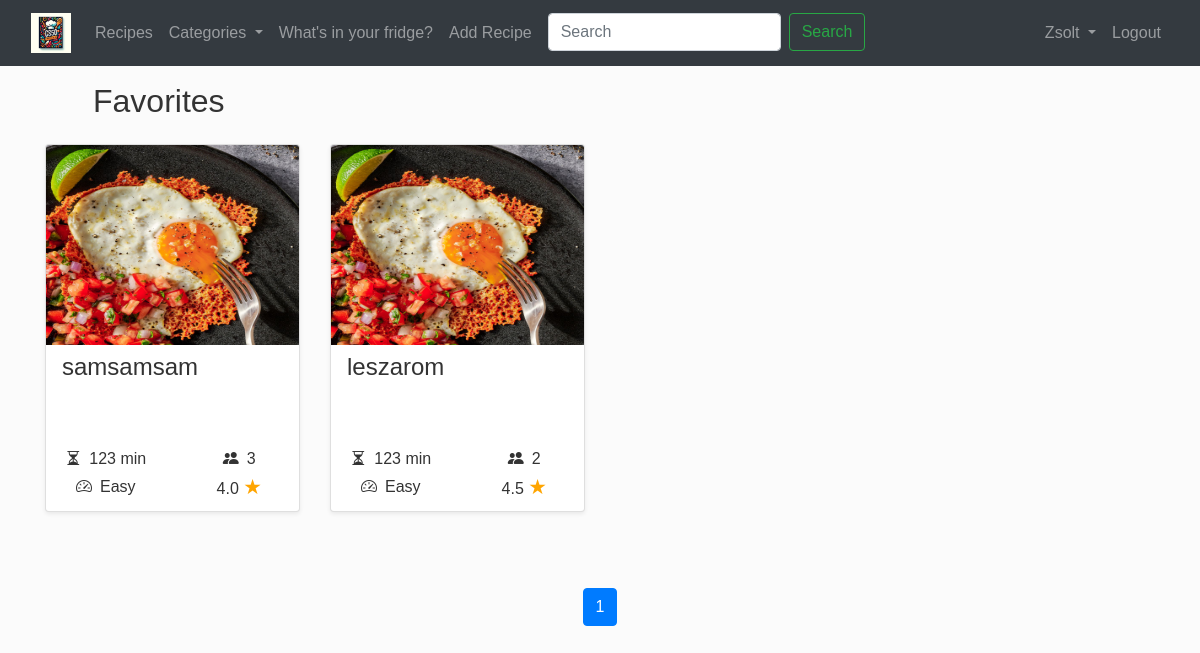
Screenshot of /favorites/ (signed in) with the database file from the repository.
### recepies/models.py (models this page shows, shortened)
class Recipe(models.Model):
  title = models.CharField(max_length=128)
  serving = models.PositiveIntegerField()
  preparation_time = models.PositiveIntegerField()
  difficulty = models.CharField(
    max_length=6,
    choices=DifficultyLevel.choices,
    default=DifficultyLevel.EASY
  )
  raw_ingredients = models.TextField(help_text="List ingredients as free text.")
  ingredients = models.ManyToManyField(Ingredient, related_name='recipes')
  preparation = models.TextField()
  image = models.ImageField(upload_to='recepies/', null=True, blank=True)
  categories = models.ManyToManyField(Category, related_name='recipes')
  ratings = models.JSONField(default=dict)
  average_rating = models.FloatField(default=0.0)
  created_at = models.DateTimeField(auto_now_add=True)
  creator = models.ForeignKey(User, on_delete=models.CASCADE, related_name="creator_recipe")
  comments = models.ManyToManyField('Comment', related_name="comments_on_recipe", blank=True)

### recepies/views.py (the view)
# urls.py: path('favorites/', views.list_favorites, name='favorites'),
def list_favorites(request):
    categories = Category.objects.all()
    favorites = Favorite.objects.filter(user=request.user).select_related('recipe')
    paginated_favorites, page_range, last_two_pages = paginate_with_page_range(request, [fav.recipe for fav in favorites], per_page=12)
    return render(request, 'recepies/favorites.html', {
        'categories': categories,
        'recipes': paginated_favorites,
        'page_range': page_range,
        'last_two_pages': last_two_pages,
        })

### recepies/utils.py (called while the page is built)
def paginate_with_page_range(request, queryset, per_page):
    paginator = Paginator(queryset, per_page)
    page = request.GET.get('page')
    try:
        paginated_queryset = paginator.page(page)
    except PageNotAnInteger:
        paginated_queryset = paginator.page(1)
    except EmptyPage:
        paginated_queryset = paginator.page(paginator.num_pages)
    current_page = paginated_queryset.number
    last_page = paginator.num_pages
    window = 2
    start_page = max(current_page - window, 1)
    end_page = min(current_page + window, last_page) + 1
    page_range = range(start_page, end_page)
    if last_page > 2:
        last_two_pages = range(last_page - 1, last_page + 1)
    else:
        last_two_pages = range(1, last_page + 1)
    return paginated_queryset, page_range, last_two_pages

### recepies/templates/recepies/favorites.html
{% extends "recepies/layout.html" %} {% block content %}
<h2 class="pl-5 mb-4">Favorites</h2>
{% include "recepies/recipe_cards.html" with object_list=recipes %}
{% include "recepies/pagination.html" with object_list=recipes %}
{% endblock %}

### recepies/templates/recepies/layout.html (shortened to what this page needs)
{% load static %}
<!DOCTYPE html>
<html lang="en" >
  <head>
    <link
      rel="stylesheet"
      href="https://stackpath.bootstrapcdn.com/bootstrap/4.4.1/css/bootstrap.min.css"
    />
    <link rel="stylesheet" href="https://cdnjs.cloudflare.com/ajax/libs/font-awesome/6.5.1/css/all.min.css" />
    <link href="https://cdn.jsdelivr.net/npm/bootstrap-icons@1.9.1/font/bootstrap-icons.css" rel="stylesheet">
    <link href="{% static 'recepies/style.css' %}" rel="stylesheet" />
  </head>
  <body>
    <nav class="navbar navbar-expand-lg navbar-dark bg-dark">
        <div class="container-fluid">
            <a class="navbar-brand" href="{% url 'index' %}">
                <img src="{% static 'recepies/Colorful_book.webp' %}" alt="Logo" style="height: 40px;">
            </a>
            <div class="collapse navbar-collapse" id="navbarNav">
                <ul class="navbar-nav me-auto">
                    <li class="nav-item">
                        <a class="nav-link" href="{% url 'index' %}">Recipes</a>
                    </li>
                    <li class="nav-item dropdown">
                        <a class="nav-link dropdown-toggle" href="#" id="navbarDropdownMenuLink" role="button" data-toggle="dropdown" aria-haspopup="true" aria-expanded="false">
                            Categories
                        </a>
                    </li>
                        <li class="nav-item">
                            <a class="nav-link" href="{% url 'your_fridge' %}">What's in your fridge?</a>
                        </li>
                        {% if user.is_authenticated %}
                            <li class="nav-item">
                                <a class="nav-link" href="{% url 'recipe_add' %}">Add Recipe</a>
                            </li>
                        {% endif %}
                        <li class="nav-item">
                            <form action="{% url 'search' %}" method="get" class="d-flex">
                                <input  name="query" class="form-control ml-2 search-input" type="search" placeholder="Search" aria-label="Search">
                                <button class="btn btn-outline-success ml-2 my-sm-0" type="submit">Search</button>
                            </form>
                        </li>
                    </ul>
                    <ul class="navbar-nav ml-auto">
                        {% if user.is_authenticated %}
                        <li class="nav-item dropdown">
                            <a class="nav-link dropdown-toggle" href="#" id="navbarDropdownMenuLink" role="button" data-toggle="dropdown" aria-haspopup="true" aria-expanded="false">
                                {{ user.username }}
                            </a>
                        </li>
                        <li class="nav-item">
                            <a class="nav-link" href="{% url 'logout' %}">Logout</a>
                        </li>
                    {% endif %}
                </ul>
            </div>
        </div>
    </nav>
    <div class="container  mt-3">
        {% block content %}
        {% endblock %}
    </div>
  </body>
</html>

### recepies/templates/recepies/recipe_cards.html (shortened to what this page needs)
{% if not object_list %}
<p class="ml-5">No recipes yet.</p>
{% else %}
<div class="row pb-5 mb-1">
  {% for recipe in object_list%}
  <div class="col-lg-3 col-md-6 mb-4 mb-lg-0">
    <div class="card shadow-sm border-2 rounded mb-4">
      <div class="card-body p-0">
        <img
          class="w-100 card-img-top img-fluid"
          src="{{ recipe.image.url }}"
          alt="{{ recipe.title }}"
          style="width: 300px; height: 200px;"
        />
        <div class="p-2">
          <h4 class="card-title mb-4 pl-2"  style="height: 70px;">{{ recipe.title|truncatechars:30 }}</h4>
          <div class="row ">
              <div class="col-6 d-flex align-items-center justify-content-center">
                  <i class="bi bi-hourglass-split"></i>
                  <span class="ml-2">{{ recipe.preparation_time }} min</span>
              </div>
              <div class="col-6 d-flex align-items-center justify-content-center">
                  <i class="bi bi-people-fill"></i>
                  <span class="ml-2">{{ recipe.serving }}</span>
              </div>
              <div class="col-6 d-flex align-items-center justify-content-center">
                  <i class="bi bi-speedometer2"></i>
                  <span class="ml-2">{{ recipe.difficulty }}</span>
              </div>
              <div class="col-6 d-flex align-items-center justify-content-center">
                  <p class="mb-0">{{ recipe.average_rating|floatformat:1 }} <span class="star-orange" style="font-size: 1.3rem">&#9733;</span></p>
              </div>
          </div>
        </div>
      </div>
    </div>
  </div>
  {% endfor %}
</div>
{% endif %}

### recepies/static/recepies/style.css (style rules this page uses)
body { font-family: 'Poppins', sans-serif; background-color: #fbfbfb; color: #333; }
.star-orange { font-size: 1.3rem; color: orange; }

### rows the page displays
Recipe: image (picture), title "samsamsam", preparation_time "123", serving "3", difficulty "Easy", average_rating "4.0"
Recipe: image (picture), title "leszarom", preparation_time "123", serving "2", difficulty "Easy", average_rating "4.5"

### other values shown
{{ user.username }} "Zsolt"
{{ num }} "1"
